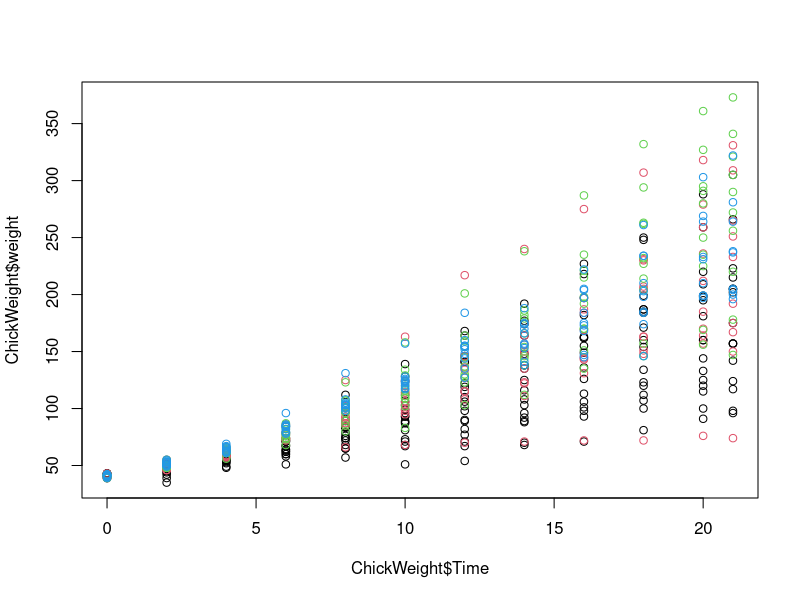
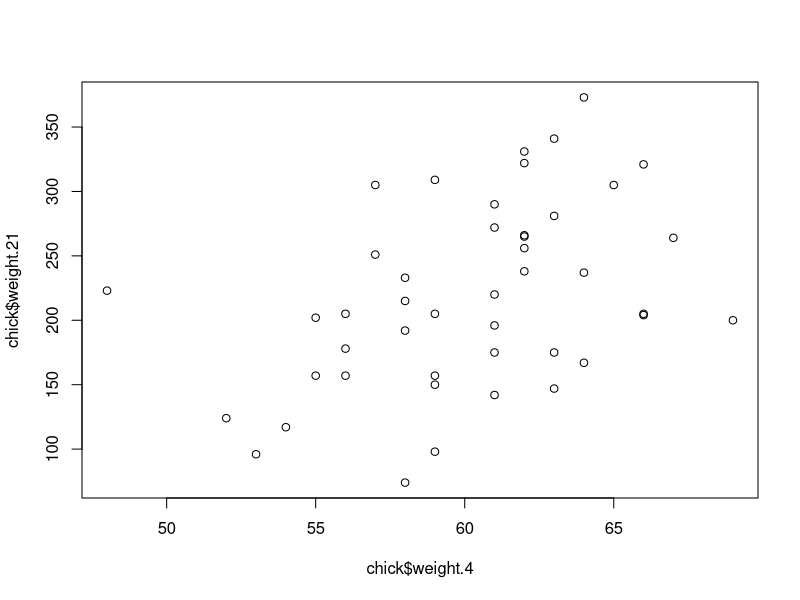
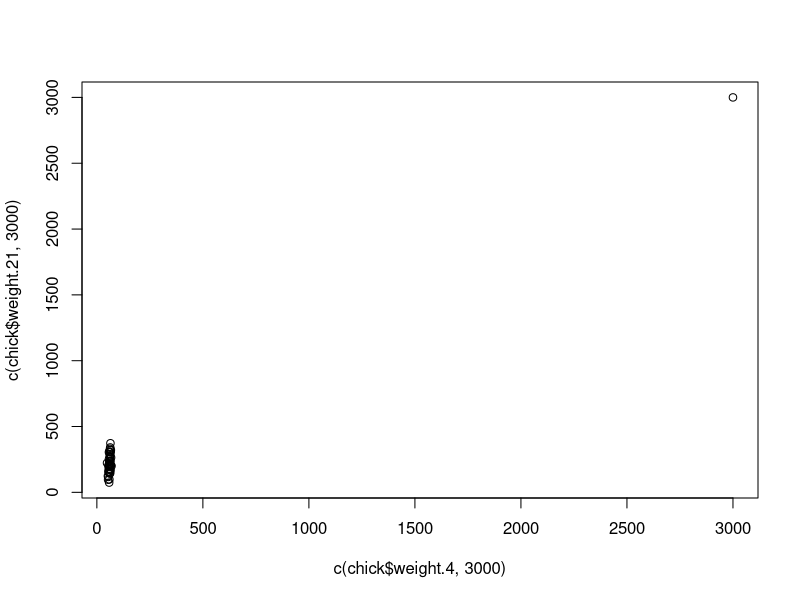

The R script that drew these images, in order:
## ---- chunk 1
data(ChickWeight)
head(ChickWeight)
plot( ChickWeight$Time, ChickWeight$weight, col=ChickWeight$Diet)
## ---- chunk 2
chick = reshape(ChickWeight, idvar=c("Chick","Diet"), timevar="Time", direction="wide")
## ---- chunk 3
head(chick)
## ---- chunk 4
chick = na.omit(chick)
## ---- chunk 5
chickout<-c(chick$weight.4,3000) # adicionando o outlier de valor 3000
mean(chickout)/mean(chick$weight.4)
## ---- chunk 6
median(c(chick$weight.4, 3000))/median(chick$weight.4)
## ---- chunk 7
sd(c(chick$weight.4, 3000))/sd(chick$weight.4)
## ---- chunk 8
mad(c(chick$weight.4, 3000))/mad(chick$weight.4)
## ---- chunk 9
plot(chick$weight.4,chick$weight.21)
## ---- chunk 10
cor(chick$weight.4,chick$weight.21)
## ---- chunk 11
plot(c(chick$weight.4,3000),c(chick$weight.21,3000))
## ---- chunk 12
cor(c(chick$weight.4,3000),c(chick$weight.21,3000))
## ---- chunk 13
cor(c(chick$weight.4,3000),c(chick$weight.21,3000))/cor(chick$weight.4,chick$weight.21)
